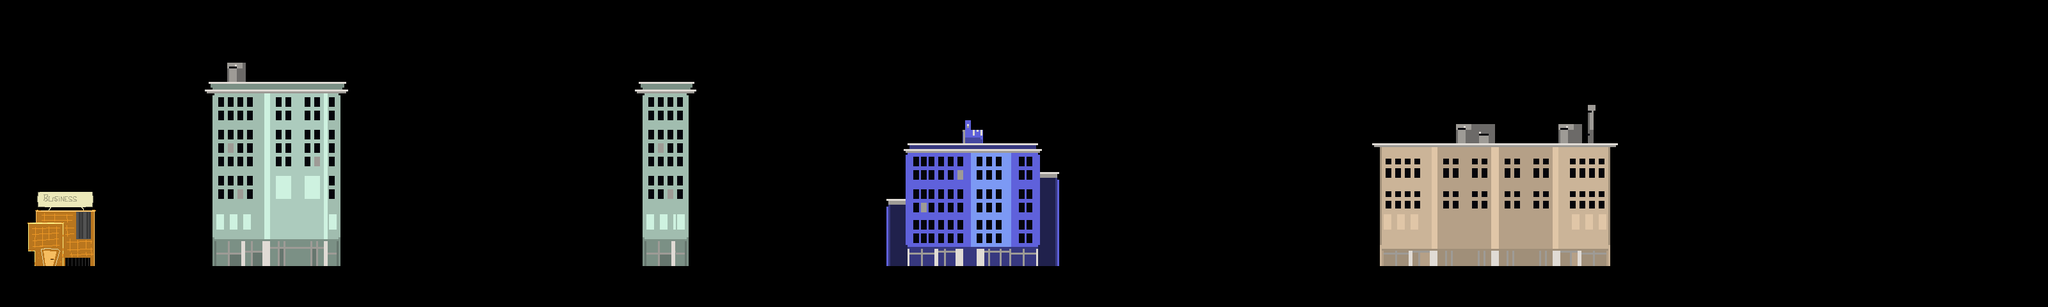

Rendered tile map (Tiled .tmx) drawn with the repository's tilesets; below, a short description and the map source with its tile grids summarised:
An orthogonal 100x15 tile map with 32x32 px tiles, 2 tile layers (backbuildings, business school), 1 hidden layer not drawn, 3 tilesets and 13 objects (5x citizien, 4x hobo, 2x money, exit, spawn).

<map version="1.0" orientation="orthogonal" width="100" height="15" tilewidth="32" tileheight="32">
 <tileset firstgid="1" name="meta_tiles" tilewidth="32" tileheight="32">
  <image source="meta_tiles.png" width="64" height="32" />
  <terraintypes>
   <terrain name="New Terrain" tile="-1" />
  </terraintypes>
 </tileset>
 <tileset firstgid="3" name="building-tileset" tilewidth="32" tileheight="32">
  <image source="building-tileset.png" width="1024" height="1024" />
 </tileset>
 <tileset firstgid="1027" name="tileset" tilewidth="32" tileheight="32">
  <image source="tileset.png" width="256" height="128" />
 </tileset>
 <layer name="backbuildings" width="100" height="15">
  <data>[1500 cells, 224 non-empty, 177 distinct tile ids]</data>
 </layer>
 <layer name="meta" width="100" height="15" visible="0">
  <data>[1500 cells, 43 non-empty, 1 distinct tile ids]</data>
 </layer>
 <objectgroup name="doors" width="100" height="15">
  <object name="exit" type="exit" x="66" y="386" width="26" height="27" />
  <object name="spawn" type="spawn" x="161" y="385" width="27" height="27" />
 </objectgroup>
 <objectgroup name="hobos" width="100" height="15">
  <object name="hobo" x="418" y="387" width="27" height="24" />
  <object name="hobo" x="867" y="387" width="29" height="27" />
  <object name="hobo" x="1059" y="388" width="29" height="26" />
  <object name="citizien" x="674" y="387" width="29" height="26" />
  <object name="citizien" x="1603" y="389" width="26" height="24" />
  <object name="citizien" x="2083" y="388" width="28" height="25" />
  <object name="citizien" x="2594" y="388" width="26" height="25" />
  <object name="hobo" x="2788" y="389" width="26" height="22" />
  <object name="citizien" x="2914" y="390" width="27" height="22" />
 </objectgroup>
 <layer name="business school" width="100" height="15">
  <data>[1500 cells, 116 non-empty, 17 distinct tile ids]</data>
 </layer>
 <objectgroup name="money" width="100" height="15">
  <object name="money" x="1699" y="387" width="26" height="26" />
  <object name="money" x="490" y="390" width="17" height="19" />
 </objectgroup>
</map>
